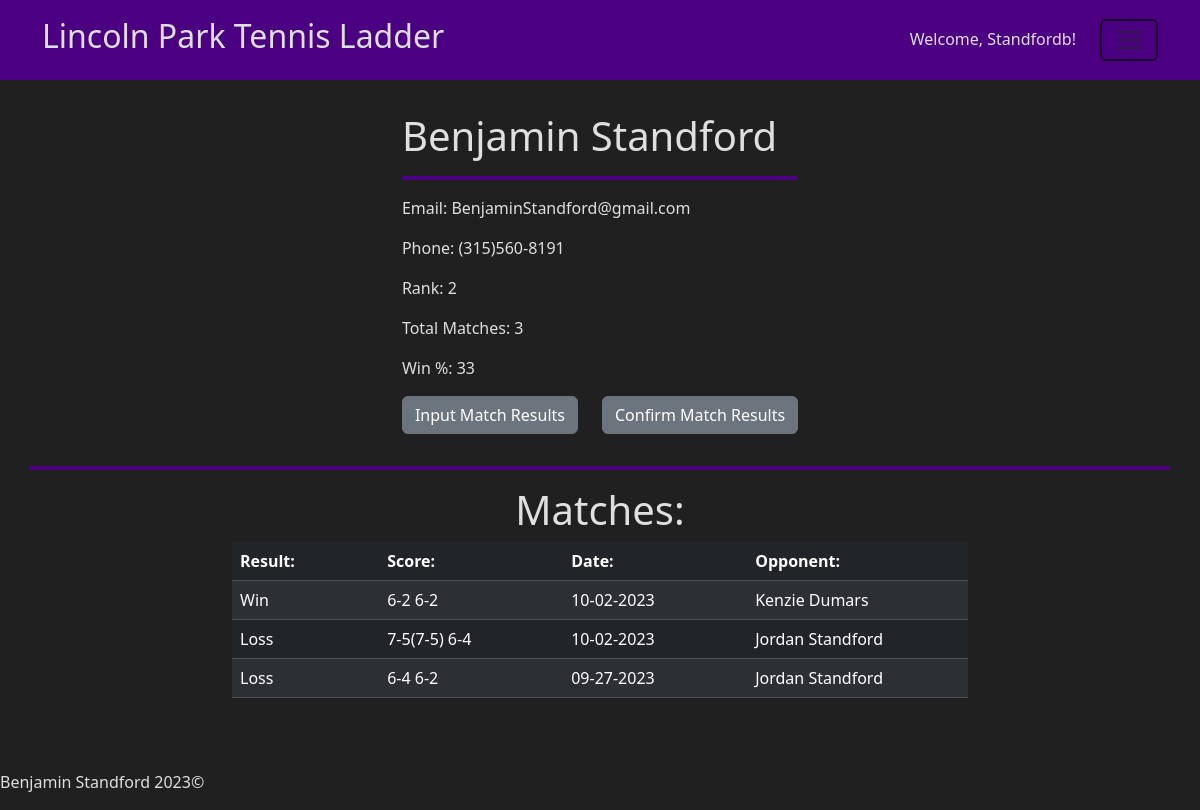
The page /redirect_profile (signed in) on the database its author committed.
### app/helpers.py (models this page shows, shortened)
class User(db.Model):
    id = db.Column(db.Integer(), primary_key=True)
    first= db.Column(db.String(255), nullable=False)
    last = db.Column(db.String(255), nullable=False)
    username = db.Column(db.String(255), unique=True, nullable=False)
    password = db.Column(db.LargeBinary, nullable=False)
    salt = db.Column(db.LargeBinary, nullable=False)
    email = db.Column(db.String(255), unique=True, nullable=False)
    phone = db.Column(db.String(255))
    rank = db.Column(db.Integer(), default=0)
    date_joined = db.Column(db.DateTime, default=datetime.utcnow)
    matches = db.relationship("Match", secondary=user_match, backref="players")
    temp_matches = db.relationship("Temp_match", secondary=user_temp, backref="players")
    matches_won = db.relationship("Match", backref="winner", foreign_keys="Match.winner_id", lazy=True)
    matches_lost = db.relationship("Match", backref="loser", foreign_keys="Match.loser_id", lazy=True)
    temp_matches_won = db.relationship("Temp_match", backref="winner", foreign_keys="Temp_match.winner_id", lazy=True)
    temp_matches_lost = db.relationship("Temp_match", backref="loser", foreign_keys="Temp_match.loser_id", lazy=True)
    msg_sent = db.relationship("Chat", backref="sender", foreign_keys="Chat.sender_id", lazy=True)
    msg_received = db.relationship("Chat", backref="recipient", foreign_keys="Chat.recipient_id", lazy=True)

class Match(db.Model):
    id = db.Column(db.Integer, primary_key=True)
    score = db.Column(db.String(50))
    winner_id = db.Column(db.Integer, db.ForeignKey("user.id"))
    loser_id = db.Column(db.Integer, db.ForeignKey("user.id"))
    date_played = db.Column(db.DateTime, default=datetime.utcnow)

### app/routes.py (the view)
@app.route("/redirect_profile")
def redirect_profile():
    profile, stats = h.get_profile(session["USER"])
    return render_template("profile.html", profile=profile, stats=stats, id=profile.id)

### app/helpers.py (called while the page is built)
def get_profile(id):
    profile = User.query.filter_by(id=id).first()
    stats = []
    if profile.matches:
        for match in profile.matches:
            remove_timestamp(match)
        stats.append(len(profile.matches))
        stats.append(int(len(profile.matches_won) / len(profile.matches) * 100))
    else:
        stats.append("No matches played yet")
        stats.append("N/A")
    return profile, stats

def remove_timestamp(match):
    match.date = match.date_played.strftime(c.TIMESTAMP_DATE_ONLY)
    return match

### app/templates/profile.html (shortened to what this page needs)
{% extends "layout.html" %}
{% block main %}
    <div class="container">
        <div class="p-3"></div>
        <div class="row justify-content-center">
            {% if "USER" in session %}
                {% if profile.id != session["USER"] %}
                    <div class="col-auto">
                        <h1>{{ profile.first }} {{ profile.last }}</h1>
                        <hr class="border-4 opacity-100">
                        <p>Email: {{ profile.email }}</p>
                        <p>Phone: {{ profile.phone }}</p>
                        <p>Rank: {{ profile.rank }}</p>
                        <p>Total Matches: {{ stats[0] }}</p>
                        <p>Win %: {{ stats[1] }}</p>
                    </div>
                {% else %}
                    <div class="col-auto">
                        <h1>{{ profile.first }} {{ profile.last }}</h1>
                        <hr class="border-4 opacity-100">
                        <p>Email: {{ profile.email }}</p>
                        <p>Phone: {{ profile.phone }}</p>
                        <p>Rank: {{ profile.rank }}</p>
                        <p>Total Matches: {{ stats[0] }}</p>
                        <p>Win %: {{ stats[1] }}</p>
                        <div class="row">
                            <div class="col-auto">
                                <div><a href="/input"><button class="btn btn-secondary" type="button">Input Match Results</button></a></div>
                            </div>
                            <div class="col-auto">
                                <div><a href="/confirm"><button class="btn btn-secondary" type="button">Confirm Match Results</button></a></div>
                            </div>
                        </div>
                    </div>
                {% endif %}
            {% endif %}
        </div>
        <div class="row justify-content-center">
            <div class="p-3"></div>
            <hr class="border-4 opacity-100">
            <div class="col-12 col-md-8 text-center">
                <h1>Matches:</h1>
                <table class="table table-dark table-striped table-hover">
                    <thead>
                        <tr>
                            <th style="width: 20%">Result:</th>
                            <th style="width: 25%">Score:</th>
                            <th style="width: 25%">Date:</th>
                            <th style="width: 30%">Opponent:</th>
                        </tr>
                    </thead>
                    <tbody>
                        {% for match in profile.matches|sort(attribute='id', reverse=True)|sort(attribute='date_played', reverse=True) %}
                            <tr>
                                <td>
                                    {% if match.winner_id == profile.id %}
                                        Win
                                    {% else %}
                                        Loss
                                    {% endif %}
                                </td>
                                <td>{{ match.score }}</td>
                                <td>{{ match.date }}</td>
                                {% if match.winner_id == profile.id %}
                                <td><a href="/profile?id={{ match.loser_id }}">
                                    {% if match.loser.first %}
                                        {{ match.loser.first }} {{ match.loser.last }}
                                    {% else %}
                                        [Account Deleted]
                                    {% endif %}</a></td>
                                {% else %}
                                <td><a href="/profile?id={{ match.winner_id }}">
                                    {% if match.winner.first %}
                                        {{ match.winner.first }} {{ match.winner.last }}
                                    {% else %}
                                        [Account Deleted]
                                    {% endif %}</a></td>
                                {% endif %}
                            </tr>
                        {% endfor %}
                    </tbody>
                </table>
            </div>
        </div>
    </div>
{% endblock %}

### app/templates/layout.html (shortened to what this page needs)
<!DOCTYPE <!DOCTYPE html>
<html lang="en">
    <head>
        <link href="https://cdn.jsdelivr.net/npm/bootstrap@5.3.2/dist/css/bootstrap.min.css" rel="stylesheet">
        <link rel="stylesheet" href={{ url_for("static", filename="styles.css") }}>
    </head>
    <body>
        <header class="sticky-top">
            <div class="container">
                {% if page == 'register' %}
                <div class="row align-items-center justify-content-between" id="header-row">
                    <div class="col-12 col-md-3 col-lg-5 text-center text-md-start">
                        <a href="/" id="logo" alt="Logo">
                            <h2>Lincoln Park Tennis Ladder</h2>
                        </a>
                    </div>
                    </div>
                        {% else %}
                        <div class="row align-items-center justify-content-between" id="header-row">
                            <div class="col-12 col-md-7 text-center text-md-start">
                                <a href="/" id="logo" alt="Logo">
                                    <h2>Lincoln Park Tennis Ladder</h2>
                                </a>
                            </div>
                        <div class="col-12 col-md-5">
                            <div class="row justify-content-center justify-content-md-end">
                                <div class="col-auto">
                                    <p>Welcome, <a href="/profile?id={{ session['USER'] }}" class="plain">{{ session['USERNAME'] }}! </a></p>
                                </div>
                                <div class="col-auto">
                                    <div class="navbar">
                                        <button class="navbar-toggler" type="button" data-bs-toggle="dropdown" aria-expanded="false">
                                            <span class="navbar-toggler-icon"></span>
                                        </button>
                                    </div>
                                </div>
                        </div>
                    {% endif %}
                </div>
            </div>
        </header>
        <main>
            {% block main %}
            {% endblock %}
            <div class="p-5"></div>
        </main>
        <footer class="fixed-bottom">
            <address>Benjamin Standford 2023©</address>
        </footer>
    </body>
</html>

### app/static/styles.css (style rules this page uses)
body { background-color: #202020; color: #dfdfdf; }
header { background-color:indigo; }
a { color: inherit; text-decoration: none; }
hr { color:indigo; }
.navbar-toggler { border: 2px solid; }
#header-row { min-height: 80px; }

### rows shown on the page
User: USERNAME "Standfordb", first "Benjamin", last "Standford", email "BenjaminStandford@gmail.com", phone "(315)560-8191", rank "2"
Match: shows "Win", score "6-2 6-2", date "10-02-2023", loser.first "Kenzie", loser.last "Dumars"
Match: shows "Loss", score "7-5(7-5) 6-4", date "10-02-2023", winner.first "Jordan", winner.last "Standford"
Match: shows "Loss", score "6-4 6-2", date "09-27-2023", winner.first "Jordan", winner.last "Standford"

### other values the page prints
{{ stats[0] }} "3"
{{ stats[1] }} "33"
